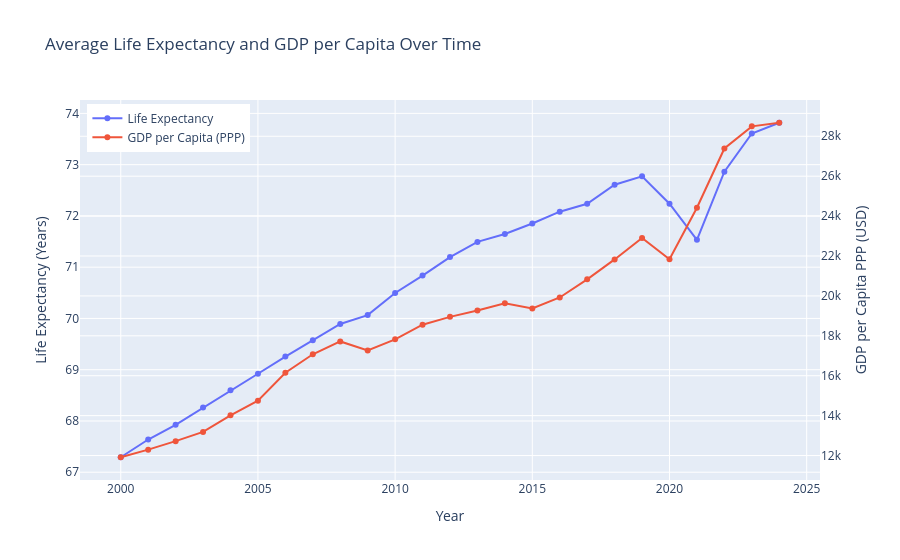

Notebook source saved alongside this figure:
### Markdown cell above
## 2.5 Data Visualisation

### Code cell
import plotly.graph_objects as go

# Aggregate both metrics by year
overall = (
    merged_df.groupby("Year")["Life Expectancy"]
    .mean()
    .reset_index()
)

overall_gdp = (
    merged_df.groupby("Year")["Gdp Per Capita Ppp"]
    .mean()
    .reset_index()
)

# Create figure
fig = go.Figure()

# Life Expectancy (left y-axis)
fig.add_trace(
    go.Scatter(
        x=overall["Year"],
        y=overall["Life Expectancy"],
        mode="lines+markers",
        name="Life Expectancy"
    )
)

# GDP per Capita (right y-axis)
fig.add_trace(
    go.Scatter(
        x=overall_gdp["Year"],
        y=overall_gdp["Gdp Per Capita Ppp"],
        mode="lines+markers",
        name="GDP per Capita (PPP)",
        yaxis="y2"
    )
)

# Layout with secondary axis
fig.update_layout(
    title="Average Life Expectancy and GDP per Capita Over Time",
    xaxis=dict(title="Year"),
    yaxis=dict(
        title="Life Expectancy (Years)"
    ),
    yaxis2=dict(
        title="GDP per Capita PPP (USD)",
        overlaying="y",
        side="right"
    ),
    legend=dict(
        x=0.01,
        y=0.99
    )
)

fig.show()

### Figure 1 — Plotly figure (JSON) as saved in the notebook; plotly's stock layout.template omitted (floating-point values rounded to 4 significant figures)
{"data": [{"mode": "lines+markers", "name": "Life Expectancy", "type": "scatter", "x": [2000, 2001, 2002, 2003, 2004, 2005, 2006, 2007, 2008, 2009, 2010, 2011, 2012, 2013, 2014, 2015, 2016, 2017, 2018, 2019, 2020, 2021, 2022, 2023, 2024], "y": [67.29, 67.64, 67.92, 68.26, 68.6, 68.92, 69.26, 69.58, 69.89, 70.07, 70.5, 70.84, 71.2, 71.49, 71.65, 71.85, 72.08, 72.24, 72.61, 72.77, 72.24, 71.53, 72.86, 73.61, 73.82]}, {"mode": "lines+markers", "name": "GDP per Capita (PPP)", "type": "scatter", "x": [2000, 2001, 2002, 2003, 2004, 2005, 2006, 2007, 2008, 2009, 2010, 2011, 2012, 2013, 2014, 2015, 2016, 2017, 2018, 2019, 2020, 2021, 2022, 2023, 2024], "y": [11910.0, 12290.0, 12720.0, 13180.0, 14020.0, 14750.0, 16150.0, 17070.0, 17720.0, 17270.0, 17820.0, 18560.0, 18950.0, 19270.0, 19640.0, 19370.0, 19920.0, 20830.0, 21830.0, 22910.0, 21840.0, 24420.0, 27390.0, 28500.0, 28680.0], "yaxis": "y2"}], "layout": {"legend": {"x": 0.01, "y": 0.99}, "title": {"text": "Average Life Expectancy and GDP per Capita Over Time"}, "xaxis": {"title": {"text": "Year"}}, "yaxis": {"title": {"text": "Life Expectancy (Years)"}}, "yaxis2": {"overlaying": "y", "side": "right", "title": {"text": "GDP per Capita PPP (USD)"}}}}
